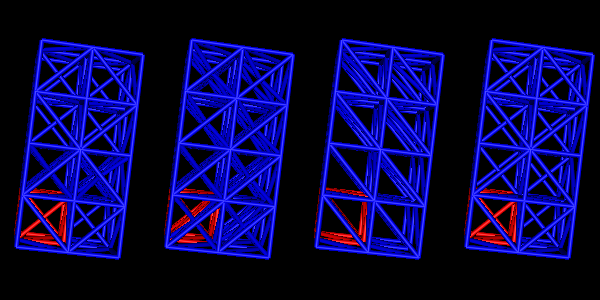

Write Python code to recreate this figure.
#!/usr/bin/env python

# Convert a rectilinear grid to tetrahedra using vtkRectilinearGridToTetrahedra
# with four different conversion modes (5, 6, 12, and mixed 5/12 per cell),
# displayed side by side as tube-rendered edges.

# Factory overrides
import vtkmodules.vtkInteractionStyle  # noqa: F401
import vtkmodules.vtkRenderingOpenGL2  # noqa: F401

from vtkmodules.vtkCommonColor import vtkNamedColors
from vtkmodules.vtkCommonCore import vtkIntArray
from vtkmodules.vtkCommonDataModel import vtkPolyData
from vtkmodules.vtkFiltersCore import (
    vtkExtractEdges,
    vtkTubeFilter,
)
from vtkmodules.vtkFiltersGeneral import vtkRectilinearGridToTetrahedra
from vtkmodules.vtkRenderingCore import (
    vtkActor,
    vtkPolyDataMapper,
    vtkRenderWindow,
    vtkRenderWindowInteractor,
    vtkRenderer,
)

colors = vtkNamedColors()
peacock_rgb = [0.0, 0.0, 0.0]
colors.GetColorRGB("peacock", peacock_rgb)

# Set up the pipeline
form_mesh = vtkRectilinearGridToTetrahedra()
form_mesh.SetInput(4, 2, 2, 1, 1, 1, 0.001)
form_mesh.RememberVoxelIdOn()

tetra_edges = vtkExtractEdges()
tetra_edges.SetInputConnection(form_mesh.GetOutputPort())

tubes = vtkTubeFilter()
tubes.SetInputConnection(tetra_edges.GetOutputPort())
tubes.SetRadius(0.05)
tubes.SetNumberOfSides(6)

# Run with 5 tets per cell
form_mesh.SetTetraPerCellTo5()
tubes.Update()
tubes_1 = vtkPolyData()
tubes_1.DeepCopy(tubes.GetOutput())

# Run with 6 tets per cell
form_mesh.SetTetraPerCellTo6()
tubes.Update()
tubes_2 = vtkPolyData()
tubes_2.DeepCopy(tubes.GetOutput())

# Run with 12 tets per cell
form_mesh.SetTetraPerCellTo12()
tubes.Update()
tubes_3 = vtkPolyData()
tubes_3.DeepCopy(tubes.GetOutput())

# Run with mixed 5 and 12 tets per cell
div_types = vtkIntArray()
num_cell = form_mesh.GetInput().GetNumberOfCells()
div_types.SetNumberOfValues(num_cell)
for i in range(num_cell):
    div_types.SetValue(i, 5 + (7 * (i % 4)))

form_mesh.SetTetraPerCellTo5And12()
form_mesh.GetInput().GetCellData().SetScalars(div_types)
tubes.Update()
tubes_4 = vtkPolyData()
tubes_4.DeepCopy(tubes.GetOutput())

# --- Renderer 1: 5 tets per cell ---
map_edges_1 = vtkPolyDataMapper()
map_edges_1.SetInputData(tubes_1)

edge_actor_1 = vtkActor()
edge_actor_1.SetMapper(map_edges_1)
edge_actor_1.GetProperty().SetColor(peacock_rgb)
edge_actor_1.GetProperty().SetSpecularColor(1, 1, 1)
edge_actor_1.GetProperty().SetSpecular(0.3)
edge_actor_1.GetProperty().SetSpecularPower(20)
edge_actor_1.GetProperty().SetAmbient(0.2)
edge_actor_1.GetProperty().SetDiffuse(0.8)

renderer_0 = vtkRenderer()
renderer_0.AddActor(edge_actor_1)
renderer_0.SetBackground(0, 0, 0)

# --- Renderer 2: 6 tets per cell ---
map_edges_2 = vtkPolyDataMapper()
map_edges_2.SetInputData(tubes_2)

edge_actor_2 = vtkActor()
edge_actor_2.SetMapper(map_edges_2)
edge_actor_2.GetProperty().SetColor(peacock_rgb)
edge_actor_2.GetProperty().SetSpecularColor(1, 1, 1)
edge_actor_2.GetProperty().SetSpecular(0.3)
edge_actor_2.GetProperty().SetSpecularPower(20)
edge_actor_2.GetProperty().SetAmbient(0.2)
edge_actor_2.GetProperty().SetDiffuse(0.8)

renderer_1 = vtkRenderer()
renderer_1.AddActor(edge_actor_2)
renderer_1.SetBackground(0, 0, 0)

# --- Renderer 3: 12 tets per cell ---
map_edges_3 = vtkPolyDataMapper()
map_edges_3.SetInputData(tubes_3)

edge_actor_3 = vtkActor()
edge_actor_3.SetMapper(map_edges_3)
edge_actor_3.GetProperty().SetColor(peacock_rgb)
edge_actor_3.GetProperty().SetSpecularColor(1, 1, 1)
edge_actor_3.GetProperty().SetSpecular(0.3)
edge_actor_3.GetProperty().SetSpecularPower(20)
edge_actor_3.GetProperty().SetAmbient(0.2)
edge_actor_3.GetProperty().SetDiffuse(0.8)

renderer_2 = vtkRenderer()
renderer_2.AddActor(edge_actor_3)
renderer_2.SetBackground(0, 0, 0)

# --- Renderer 4: mixed 5/12 tets per cell ---
map_edges_4 = vtkPolyDataMapper()
map_edges_4.SetInputData(tubes_4)

edge_actor_4 = vtkActor()
edge_actor_4.SetMapper(map_edges_4)
edge_actor_4.GetProperty().SetColor(peacock_rgb)
edge_actor_4.GetProperty().SetSpecularColor(1, 1, 1)
edge_actor_4.GetProperty().SetSpecular(0.3)
edge_actor_4.GetProperty().SetSpecularPower(20)
edge_actor_4.GetProperty().SetAmbient(0.2)
edge_actor_4.GetProperty().SetDiffuse(0.8)

renderer_3 = vtkRenderer()
renderer_3.AddActor(edge_actor_4)
renderer_3.SetBackground(0, 0, 0)

# Window with four viewports
render_window = vtkRenderWindow()
render_window.AddRenderer(renderer_0)
render_window.AddRenderer(renderer_1)
render_window.AddRenderer(renderer_2)
render_window.AddRenderer(renderer_3)
render_window.SetSize(600, 300)
render_window.SetWindowName("rectilineargrid to tetrahedra")

renderer_0.SetViewport(0.75, 0, 1, 1)
renderer_1.SetViewport(0.50, 0, 0.75, 1)
renderer_2.SetViewport(0.25, 0, 0.50, 1)
renderer_3.SetViewport(0, 0, 0.25, 1)

# Interactor
interactor = vtkRenderWindowInteractor()
interactor.SetRenderWindow(render_window)

# Scene
renderer_0.ResetCamera()
renderer_0.GetActiveCamera().SetPosition(1.73906, 12.7987, -0.257808)
renderer_0.GetActiveCamera().SetViewUp(0.992444, 0.00890284, -0.122379)
renderer_0.GetActiveCamera().SetClippingRange(9.36398, 15.0496)

renderer_1.ResetCamera()
renderer_1.GetActiveCamera().SetPosition(1.73906, 12.7987, -0.257808)
renderer_1.GetActiveCamera().SetViewUp(0.992444, 0.00890284, -0.122379)
renderer_1.GetActiveCamera().SetClippingRange(9.36398, 15.0496)

renderer_2.ResetCamera()
renderer_2.GetActiveCamera().SetPosition(1.73906, 12.7987, -0.257808)
renderer_2.GetActiveCamera().SetViewUp(0.992444, 0.00890284, -0.122379)
renderer_2.GetActiveCamera().SetClippingRange(9.36398, 15.0496)

renderer_3.ResetCamera()
renderer_3.GetActiveCamera().SetPosition(1.73906, 12.7987, -0.257808)
renderer_3.GetActiveCamera().SetViewUp(0.992444, 0.00890284, -0.122379)
renderer_3.GetActiveCamera().SetClippingRange(9.36398, 15.0496)

interactor.Initialize()
interactor.Start()
